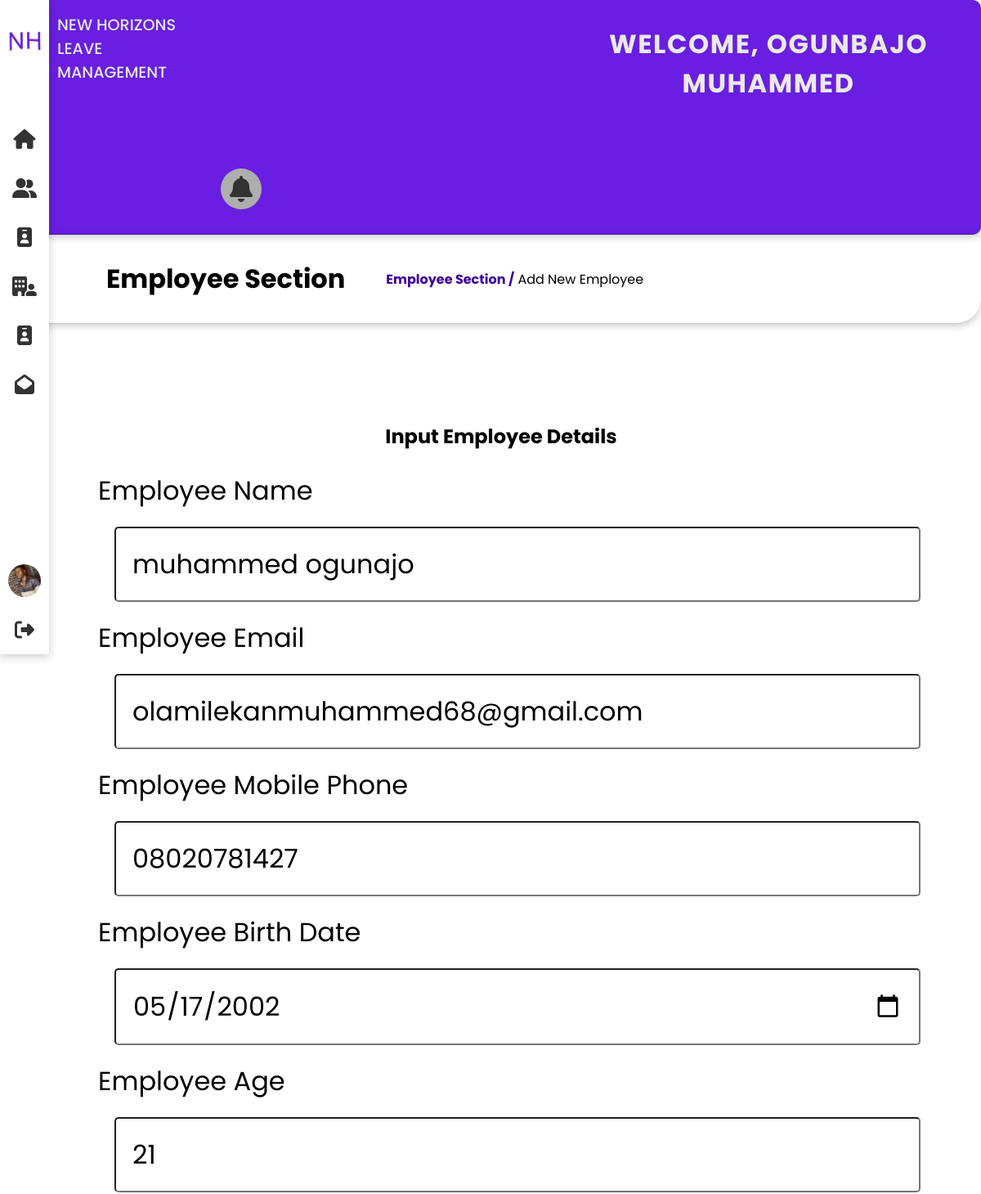
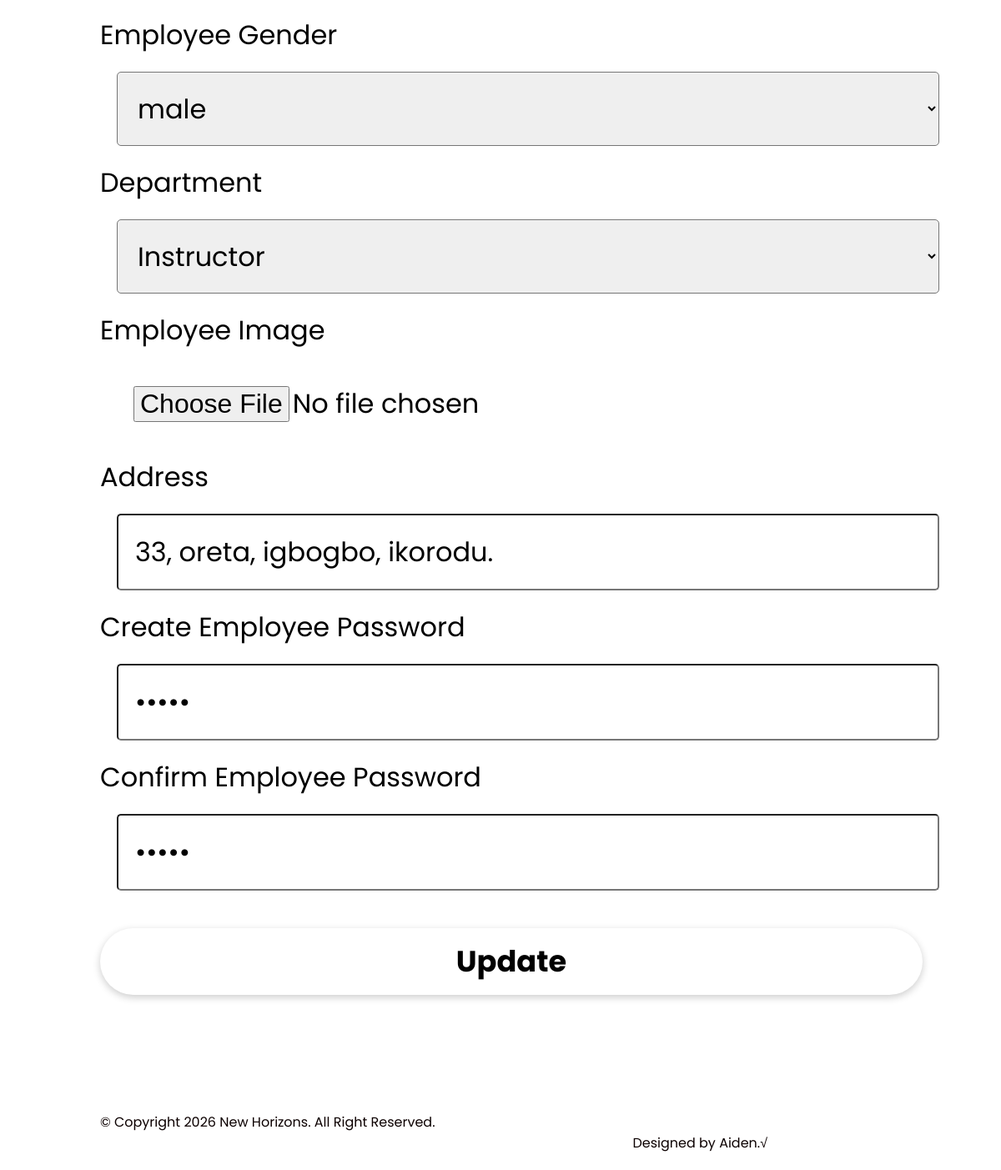
The app's page /add_employee.php?id=1 (signed in) with its own data (2 pictures, top to bottom).
### tables this page shows
CREATE TABLE IF NOT EXISTS `employee` (
  `id` int NOT NULL AUTO_INCREMENT,
  `name` varchar(250) NOT NULL,
  `email` varchar(250) NOT NULL,
  `phone` varchar(20) NOT NULL,
  `dob` date NOT NULL,
  `age` varchar(250) NOT NULL,
  `gender` varchar(20) NOT NULL,
  `department_id` int NOT NULL,
  `image` varchar(250) NOT NULL,
  `address` varchar(250) NOT NULL,
  `password` varchar(250) NOT NULL,
  `date_added` date NOT NULL,
  PRIMARY KEY (`id`)
);

### add_employee.php (the view, shortened to what this page needs)
<!DOCTYPE html>
<html lang="en">
<head>
    <?php
        include('head.php');
        $id='';
        $name = '';
        $email ='';
        $phone = '';
        $dob = '';
        $age = '';
        $gender = '';
        $department = '';
        $address = '';
        $password = '';
        if(isset($_GET['id'])){
            $id = mysqli_real_escape_string($dbconnection,$_GET['id']);
            $runquery = " select * from employee where id = '$id' ";
            $result = mysqli_query($dbconnection,$runquery);
            $row = mysqli_fetch_assoc($result);
            $name = $row['name'];
            $email = $row['email'];
            $phone = $row['phone'];
            $dob = $row['dob'];
            $age = $row['age'];
            $gender = $row['gender'];
            $department = $row['department_id'];
            $address = $row['address'];
            $password = $row['password'];
        }
    ?>
</head>
<body>
    <div class="container">
        <?php include ('menu.php'); ?>
        <div class="topbar grid cols-1 lg-cols-2 lg-cols-3">
        <?php
            include('logo_text.php');
        ?>
        </div>
        <div class="focus">
                <h1> Employee Section </h1> <span> <a class="link" href="employee.php">Employee Section /</a> Add New Employee</span>
        </div>
        <?php
            $runquery = "select * from department order by department";
            $result = mysqli_query($dbconnection,$runquery);
        ?>
        <section class="container-fluid" id="site-main">
            <div class="request">
                <div align="center">
                    <h1>Input Employee Details</h1>
                </div>
                <br>
                <div>
                    <form name="myform" action="add_employee_result.php?id=<?php echo "$id"; ?>" method="post" enctype="multipart/form-data">
                        <label for="name">Employee Name</label>
                        <input class="input" type="text" name="name" id="name" placeholder="Enter Employee Name" value="<?php echo $name; ?>" required>
                        <label for="email">Employee Email</label>
                        <input class="input" type="email" name="email" id="email" placeholder="Enter Employee Email" value="<?php echo $email; ?>" required>
                        <label for="phone">Employee Mobile Phone</label>
                        <input class="input" type="text" name="phone" id="phone" placeholder="Enter Employee Phone Number" value="<?php echo $phone; ?>" required>
                        <label for="dob">Employee Birth Date</label>
                        <input class="input" type="date" name="dob" id="dob" placeholder="Enter Employee Birth Date" value="<?php echo $dob; ?>" required>
                        <label for="age">Employee Age</label>
                        <input class="input" type="text" name="age" id="age" placeholder="Enter Employee Age" value="<?php echo $age; ?>" required>
                        <label for="gender">Employee Gender</label>
                        <select class="input" name="gender" id="gender" required>
                            <?php
                                if($id>0){
                            ?>
                            <option value="<?php echo $gender; ?>"><?php echo $gender; ?></option>
                            <?php
                                }
                                else{
                            ?>
                            <option value="">Select Gender</option>
                            <option value="male">male</option>
                            <option value="female">female</option>
                            <?php
                                }
                            ?>
                        </select>
                        <label for="department">Department</label>
                        <select class="input" name="department" id="department" required>
                            <?php
                            while ($row = mysqli_fetch_assoc($result))
                            {
                                if($department== $row['id']){
                                    echo "<option selected='selected' value=". $row['id'] .">". $row['department'] . " </option>";
                                }
                                else{
                            ?>
                            <option value="<?php echo $row['id'] ?>"><?php echo $row['department'] ?></option>
                            <?php
                                    }
                                }
                            ?>
                        </select>
                        <label for="image">Employee Image</label>
                        <input class="input" type="file" name="image" id="image" placeholder="Enter Employee Image" required>
                        <label for="address">Address</label>
                        <input class="input" type="text" name="address" id="address" placeholder="Enter Employee Address" value="<?php echo $address; ?>" required>
                        <label for="password">Create Employee Password</label>
                        <input class="input" type="password" name="password" id="password" placeholder="Enter Employee Password" value="<?php echo $password; ?>" required>
                        <label for="cpassword">Confirm Employee Password</label>
                        <input class="input" type="password" name="cpassword" id="cpassword" placeholder="Confirm Employee Password" onkeyup="validate()" value="<?php echo $password; ?>" required>
                        <br>
                        <?php
                            if($id>0){
                                echo '<input type="submit" class="w-100 text-lg btn btn-primary btn-shadow" name="update" id="update" value="Update">';
                            }
                            else{
                        ?>
                        <input type="submit" class="w-100 text-lg btn btn-primary btn-shadow" name="submit" id="submit" value="Submit">
                        <?php
                            }
                        ?>
                    </form>
                </div>
            </div>
        </section>
    </div>
    <div class="foot">
        <?php include('footer.php') ?>
    </div>
</body>
</html>

### css/style.css (style rules this page uses)
:root { --text-dark: #000; --text-light: aliceblue; --bg-blue: rgb(249,243,255); --bg-red: rgb(254,247,252); --bg-yellow: rgb(255,255,246); --bg-prple: rgb(246,255,255); --box-shadow: 0px 3px 10px rgba(0, 0, 0, 0.2); --font-poppins: 'Poppins','san-serif'; --bg-gradient: linear-gradient(to right, #ff512f, #dd2476); --bg-gradient-indigo: linear-gradient(to right, #8e2de2, #4a00e0); --bg-gradient-peach: linear-gradient(to right, #fff7f3, #fff7f3); --bg-cover:url('./assets/cryptobc.jpg'); }
* { margin: 0; padding: 0; box-sizing: border-box ; font-family: var(--font-poppins); }
* > * { box-sizing: border-box; padding: 0; margin: 0; }
a { text-decoration: none; }
a { text-decoration: none; color: #3c00a0; }
.text-lg { font-size: 2.2em; line-height: 3rem; }
.container { width: 100%; }
.container-fluid { width: 95%; }
.link { color:#3c00a0; font-weight: bold; }
.btn { border: none; background-color: transparent; cursor:pointer; }
.btn-primary { padding: 1rem; border-radius: 50px; font-family: var(--font-poppins); font-weight: bold; }
.btn-shadow { box-shadow: var(--box-shadow); }
.grid { display: grid; }
.cols-1 { grid-template-columns: repeat(1, minmax(0, 1fr)); }
.w-100 { width:100%; }
@media (min-width:640px) { #site-main { margin-left: 100px; } }
@media (min-width:640px) { #site-main .request { margin: 50px; padding: 20px; margin: 100px !important; } }
@media (min-width:1024px) { .lg-cols-2 { grid-template-columns: repeat(2, minmax(0, 1fr)); } }
.topbar { border-radius: 10px; border-bottom: 1px solid rgba(0, 0, 0, 0.2); box-shadow: 0px 3px 10px rgba(0, 0, 0, 0.2); grid-gap: 20px; background-color: #691ee1; color: #eaeaea; }
.focus { padding: 30px; margin-left: 0px; display: flex; align-items: center; gap: 50px; border-radius: 10px; border-bottom-right-radius: 30px; border-bottom: 1px solid rgba(0, 0, 0, 0.2); box-shadow: 0px 3px 10px rgba(0, 0, 0, 0.2); }
.focus h1 { margin-left: 100px; }
#site-main { margin-left: 0px; }
#site-main .request { margin: 50px; padding: 20px; width: 90%; }
.foot { margin-left: 100px; padding: 20px; width: 70%; grid-gap: 30px; color: #0c0000; position: absolute; z-index: -1; }
.input { width: 100%; font-size: 2em; border-radius: 5px; padding: 20px; margin: 20px; }
label { font-size: 2em; }

### css/login.css (style rules this page uses)
* { margin: 0; padding: 0; box-sizing: border-box; font-family: 'Poppins', sans-serif; }
a { text-decoration: none; }

### records on screen
employee: name "muhammed ogunajo", email "olamilekanmuhammed68@gmail.com", phone "08020781427", dob "05/17/2002", age "21", gender "male", address "33, oreta, igbogbo, ikorodu."

### other values on screen
$_SESSION['USERNAME'] "OGUNBAJO MUHAMMED"
form field department "Instructor"
